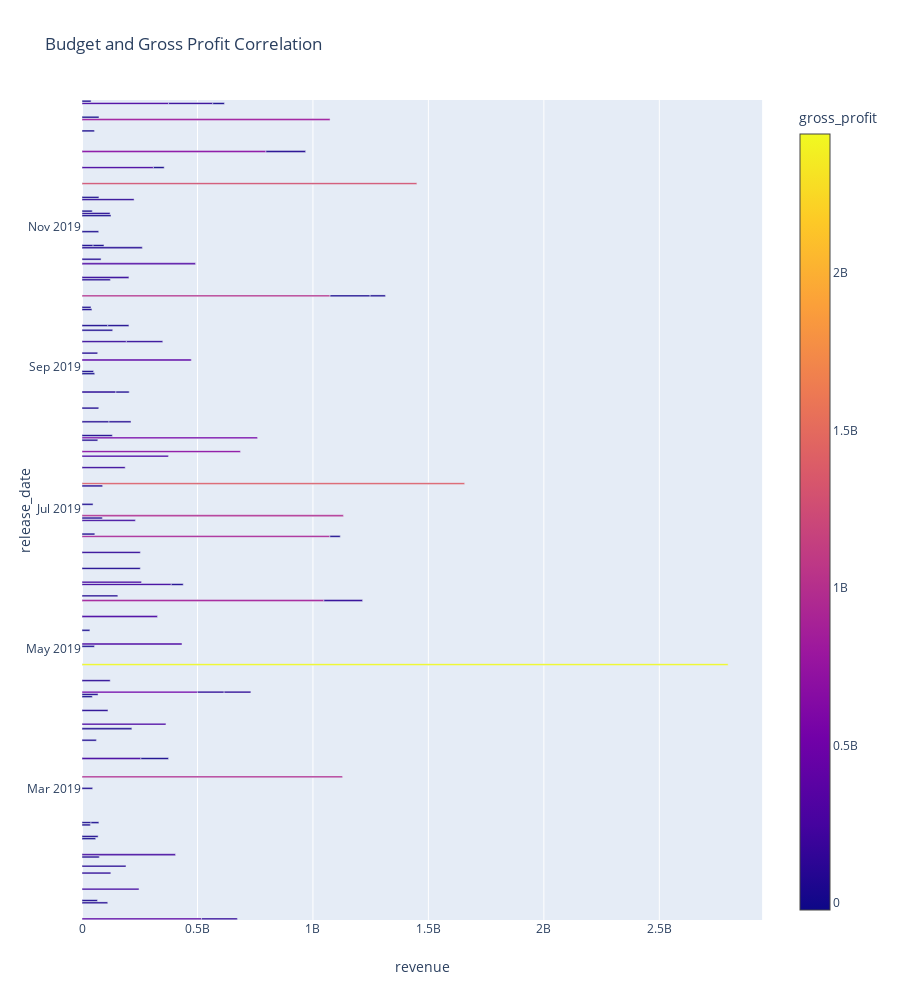

Notebook code cell kept with this figure:
### Code cell
fig = px.bar(df3, x="revenue", y="release_date", color='gross_profit', orientation='h', height=1000, title='Budget and Gross Profit Correlation')
fig.show()
